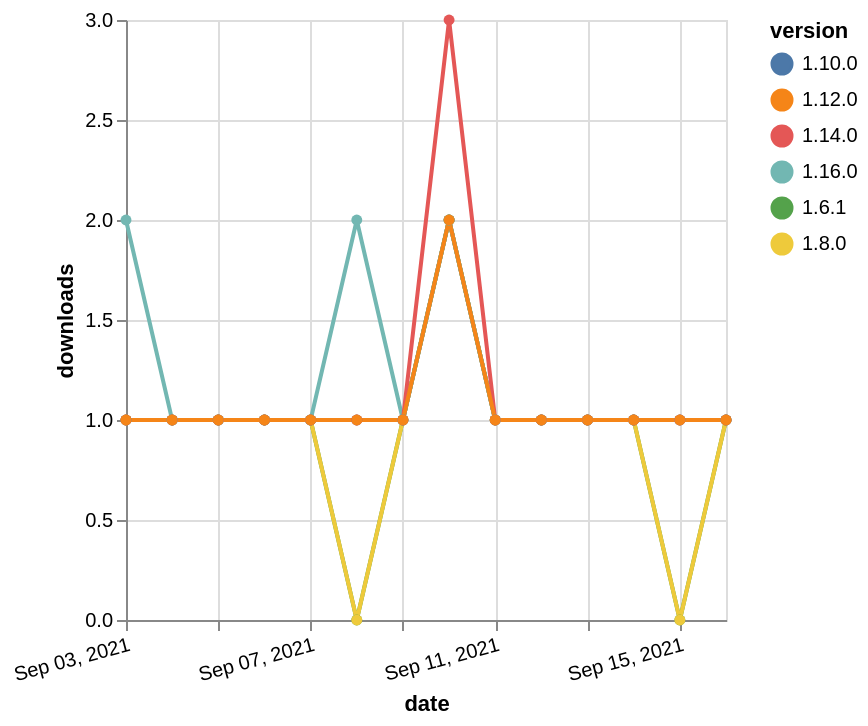

Describe this chart as a Vega-Lite specification.
### Vega-Lite specification from a JSON file in a GitHub repository (floating-point values rounded to 4 significant figures)
{"$schema": "https://vega.github.io/schema/vega-lite/v5.json", "description": "A simple bar chart with embedded data.", "data": {"values": [{"date": "2021-09-03", "total": 245, "delta": 1, "version": "1.6.1"}, {"date": "2021-09-04", "total": 246, "delta": 1, "version": "1.6.1"}, {"date": "2021-09-05", "total": 247, "delta": 1, "version": "1.6.1"}, {"date": "2021-09-06", "total": 248, "delta": 1, "version": "1.6.1"}, {"date": "2021-09-07", "total": 249, "delta": 1, "version": "1.6.1"}, {"date": "2021-09-08", "total": 249, "delta": 0, "version": "1.6.1"}, {"date": "2021-09-09", "total": 250, "delta": 1, "version": "1.6.1"}, {"date": "2021-09-10", "total": 252, "delta": 2, "version": "1.6.1"}, {"date": "2021-09-11", "total": 253, "delta": 1, "version": "1.6.1"}, {"date": "2021-09-12", "total": 254, "delta": 1, "version": "1.6.1"}, {"date": "2021-09-13", "total": 255, "delta": 1, "version": "1.6.1"}, {"date": "2021-09-14", "total": 256, "delta": 1, "version": "1.6.1"}, {"date": "2021-09-15", "total": 256, "delta": 0, "version": "1.6.1"}, {"date": "2021-09-16", "total": 257, "delta": 1, "version": "1.6.1"}, {"date": "2021-09-03", "total": 194, "delta": 1, "version": "1.8.0"}, {"date": "2021-09-04", "total": 195, "delta": 1, "version": "1.8.0"}, {"date": "2021-09-05", "total": 196, "delta": 1, "version": "1.8.0"}, {"date": "2021-09-06", "total": 197, "delta": 1, "version": "1.8.0"}, {"date": "2021-09-07", "total": 198, "delta": 1, "version": "1.8.0"}, {"date": "2021-09-08", "total": 198, "delta": 0, "version": "1.8.0"}, {"date": "2021-09-09", "total": 199, "delta": 1, "version": "1.8.0"}, {"date": "2021-09-10", "total": 201, "delta": 2, "version": "1.8.0"}, {"date": "2021-09-11", "total": 202, "delta": 1, "version": "1.8.0"}, {"date": "2021-09-12", "total": 203, "delta": 1, "version": "1.8.0"}, {"date": "2021-09-13", "total": 204, "delta": 1, "version": "1.8.0"}, {"date": "2021-09-14", "total": 205, "delta": 1, "version": "1.8.0"}, {"date": "2021-09-15", "total": 205, "delta": 0, "version": "1.8.0"}, {"date": "2021-09-16", "total": 206, "delta": 1, "version": "1.8.0"}, {"date": "2021-09-03", "total": 182, "delta": 1, "version": "1.10.0"}, {"date": "2021-09-04", "total": 183, "delta": 1, "version": "1.10.0"}, {"date": "2021-09-05", "total": 184, "delta": 1, "version": "1.10.0"}, {"date": "2021-09-06", "total": 185, "delta": 1, "version": "1.10.0"}, {"date": "2021-09-07", "total": 186, "delta": 1, "version": "1.10.0"}, {"date": "2021-09-08", "total": 187, "delta": 1, "version": "1.10.0"}, {"date": "2021-09-09", "total": 188, "delta": 1, "version": "1.10.0"}, {"date": "2021-09-10", "total": 190, "delta": 2, "version": "1.10.0"}, {"date": "2021-09-11", "total": 191, "delta": 1, "version": "1.10.0"}, {"date": "2021-09-12", "total": 192, "delta": 1, "version": "1.10.0"}, {"date": "2021-09-13", "total": 193, "delta": 1, "version": "1.10.0"}, {"date": "2021-09-14", "total": 194, "delta": 1, "version": "1.10.0"}, {"date": "2021-09-15", "total": 195, "delta": 1, "version": "1.10.0"}, {"date": "2021-09-16", "total": 196, "delta": 1, "version": "1.10.0"}, {"date": "2021-09-03", "total": 126, "delta": 2, "version": "1.16.0"}, {"date": "2021-09-04", "total": 127, "delta": 1, "version": "1.16.0"}, {"date": "2021-09-05", "total": 128, "delta": 1, "version": "1.16.0"}, {"date": "2021-09-06", "total": 129, "delta": 1, "version": "1.16.0"}, {"date": "2021-09-07", "total": 130, "delta": 1, "version": "1.16.0"}, {"date": "2021-09-08", "total": 132, "delta": 2, "version": "1.16.0"}, {"date": "2021-09-09", "total": 133, "delta": 1, "version": "1.16.0"}, {"date": "2021-09-10", "total": 135, "delta": 2, "version": "1.16.0"}, {"date": "2021-09-11", "total": 136, "delta": 1, "version": "1.16.0"}, {"date": "2021-09-12", "total": 137, "delta": 1, "version": "1.16.0"}, {"date": "2021-09-13", "total": 138, "delta": 1, "version": "1.16.0"}, {"date": "2021-09-14", "total": 139, "delta": 1, "version": "1.16.0"}, {"date": "2021-09-15", "total": 140, "delta": 1, "version": "1.16.0"}, {"date": "2021-09-16", "total": 141, "delta": 1, "version": "1.16.0"}, {"date": "2021-09-03", "total": 191, "delta": 1, "version": "1.14.0"}, {"date": "2021-09-04", "total": 192, "delta": 1, "version": "1.14.0"}, {"date": "2021-09-05", "total": 193, "delta": 1, "version": "1.14.0"}, {"date": "2021-09-06", "total": 194, "delta": 1, "version": "1.14.0"}, {"date": "2021-09-07", "total": 195, "delta": 1, "version": "1.14.0"}, {"date": "2021-09-08", "total": 196, "delta": 1, "version": "1.14.0"}, {"date": "2021-09-09", "total": 197, "delta": 1, "version": "1.14.0"}, {"date": "2021-09-10", "total": 200, "delta": 3, "version": "1.14.0"}, {"date": "2021-09-11", "total": 201, "delta": 1, "version": "1.14.0"}, {"date": "2021-09-12", "total": 202, "delta": 1, "version": "1.14.0"}, {"date": "2021-09-13", "total": 203, "delta": 1, "version": "1.14.0"}, {"date": "2021-09-14", "total": 204, "delta": 1, "version": "1.14.0"}, {"date": "2021-09-15", "total": 205, "delta": 1, "version": "1.14.0"}, {"date": "2021-09-16", "total": 206, "delta": 1, "version": "1.14.0"}, {"date": "2021-09-03", "total": 161, "delta": 1, "version": "1.12.0"}, {"date": "2021-09-04", "total": 162, "delta": 1, "version": "1.12.0"}, {"date": "2021-09-05", "total": 163, "delta": 1, "version": "1.12.0"}, {"date": "2021-09-06", "total": 164, "delta": 1, "version": "1.12.0"}, {"date": "2021-09-07", "total": 165, "delta": 1, "version": "1.12.0"}, {"date": "2021-09-08", "total": 166, "delta": 1, "version": "1.12.0"}, {"date": "2021-09-09", "total": 167, "delta": 1, "version": "1.12.0"}, {"date": "2021-09-10", "total": 169, "delta": 2, "version": "1.12.0"}, {"date": "2021-09-11", "total": 170, "delta": 1, "version": "1.12.0"}, {"date": "2021-09-12", "total": 171, "delta": 1, "version": "1.12.0"}, {"date": "2021-09-13", "total": 172, "delta": 1, "version": "1.12.0"}, {"date": "2021-09-14", "total": 173, "delta": 1, "version": "1.12.0"}, {"date": "2021-09-15", "total": 174, "delta": 1, "version": "1.12.0"}, {"date": "2021-09-16", "total": 175, "delta": 1, "version": "1.12.0"}]}, "width": "container", "mark": {"type": "line", "point": {"filled": true}}, "encoding": {"x": {"field": "date", "type": "temporal", "timeUnit": "yearmonthdate", "title": "date", "axis": {"labelAngle": -15}}, "y": {"field": "delta", "type": "quantitative", "title": "downloads"}, "color": {"field": "version", "type": "nominal"}, "tooltip": {"field": "delta"}}}
